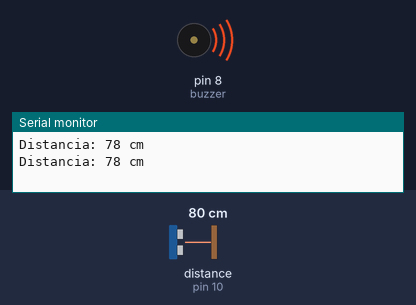
Recording of a sketch running on a simulated Arduino Uno, built with avr-gcc and run on an emulated ATmega328P. Shown: buzzer (waves = sounding), the last lines printed to the serial monitor. Wiring (inferred from the names in the program): ultrasonic range finder: trigger pin 9; echo pin 10. The test bench sets the inputs (shaded band); at power-on: distance to the obstacle (sensor on pin 10) 80 cm. The echo pulse lasts 58.3 µs per cm.

Above: at 0.84 s.
1.6 s: distance to the obstacle (sensor on pin 10) set to 12 cm
5.1 s: distance to the obstacle (sensor on pin 10) set to 9 cm
At 5.9 s:
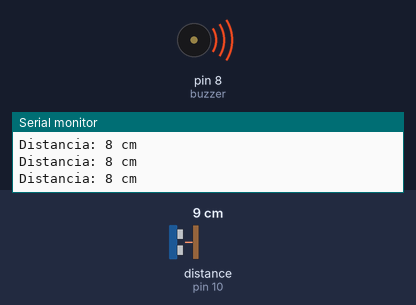
6.6 s: distance to the obstacle (sensor on pin 10) set to 120 cm
At 7.1 s:
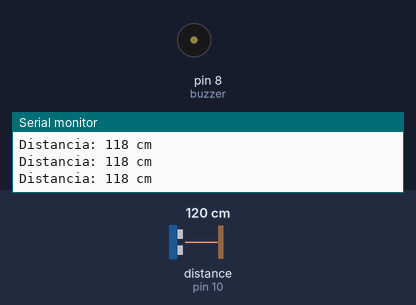
Timing chart, 0 to 9.6 s (numbered marks = the images above; inputs shaded):
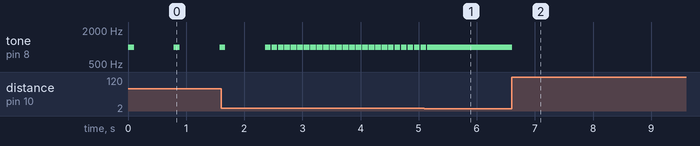

The sketch:

Ej4.ino
```cpp
int trigPin = 9;  // El que emite el sonido
int echoPin = 10; // El que escucha el rebote
int buzzer = 8;   // El altavoz

void setup() {
  // Configuramos los pines
  pinMode(trigPin, OUTPUT); // Sale el sonido
  pinMode(echoPin, INPUT);  // Entra el sonido
  pinMode(buzzer, OUTPUT);

  // Iniciamos el "Monitor Serie" para ver los datos de la distancia en el ordenador
  Serial.begin(9600);
}

void loop() {
  // Nos aseguramos de que el Trig esté apagado 2 microsegundos
  digitalWrite(trigPin, LOW);
  delayMicroseconds(2);

  // Disparamos un pulso de sonido durante 10 microsegundos
  digitalWrite(trigPin, HIGH);
  delayMicroseconds(10);
  digitalWrite(trigPin, LOW);

  // La función pulseIn() cuenta cuánto tiempo (en microsegundos)
  // tarda el pin Echo en recibir el rebote (ponerse en HIGH)
  long duracion = pulseIn(echoPin, HIGH);

  // Aplicamos la fórmula matemática (Tiempo * 0.034 / 2)
  long distancia = (duracion * 0.034) / 2;

  Serial.print("Distancia: ");
  Serial.print(distancia);
  Serial.println(" cm");

  // Si el objeto está a menos de 1 metro (100 cm) pero no pegado (más de 5 cm)
  if (distancia < 100 && distancia > 5) {
    // La pausa entre pitidos será proporcional a la distancia.
    // Ej: Si está a 50cm, la pausa es 50 * 10 = 500 milisegundos.
    int pausa = distancia * 10;

    tone(buzzer, 1000, 100);
    delay(pausa);
  }
  // Si está muy, muy cerca (menos de 5 cm), pitido continuo de peligro
  else if (distancia <= 5) {
    tone(buzzer, 1000); // Pitido sin límite de tiempo
  }
  // Si está a más de 1 metro, silencio
  else {
    noTone(buzzer); // Apagamos el buzzer
  }
}
```

Measured:
- the behaviour switches between 11 and 10 cm on distance to the obstacle (sensor on pin 10) (found by bisection; images 0 and 1)
- after the input at 5.1 s, tone on pin 8 (buzzer): goes on until 5.1 s, then stays 1000 Hz
- after the input at 6.6 s, tone on pin 8 (buzzer): 1000 Hz → silent at once
- by itself, tone on pin 8 (buzzer): repeats every 0.11 s: 1000 Hz 0.10 s, silent 0.01 s
